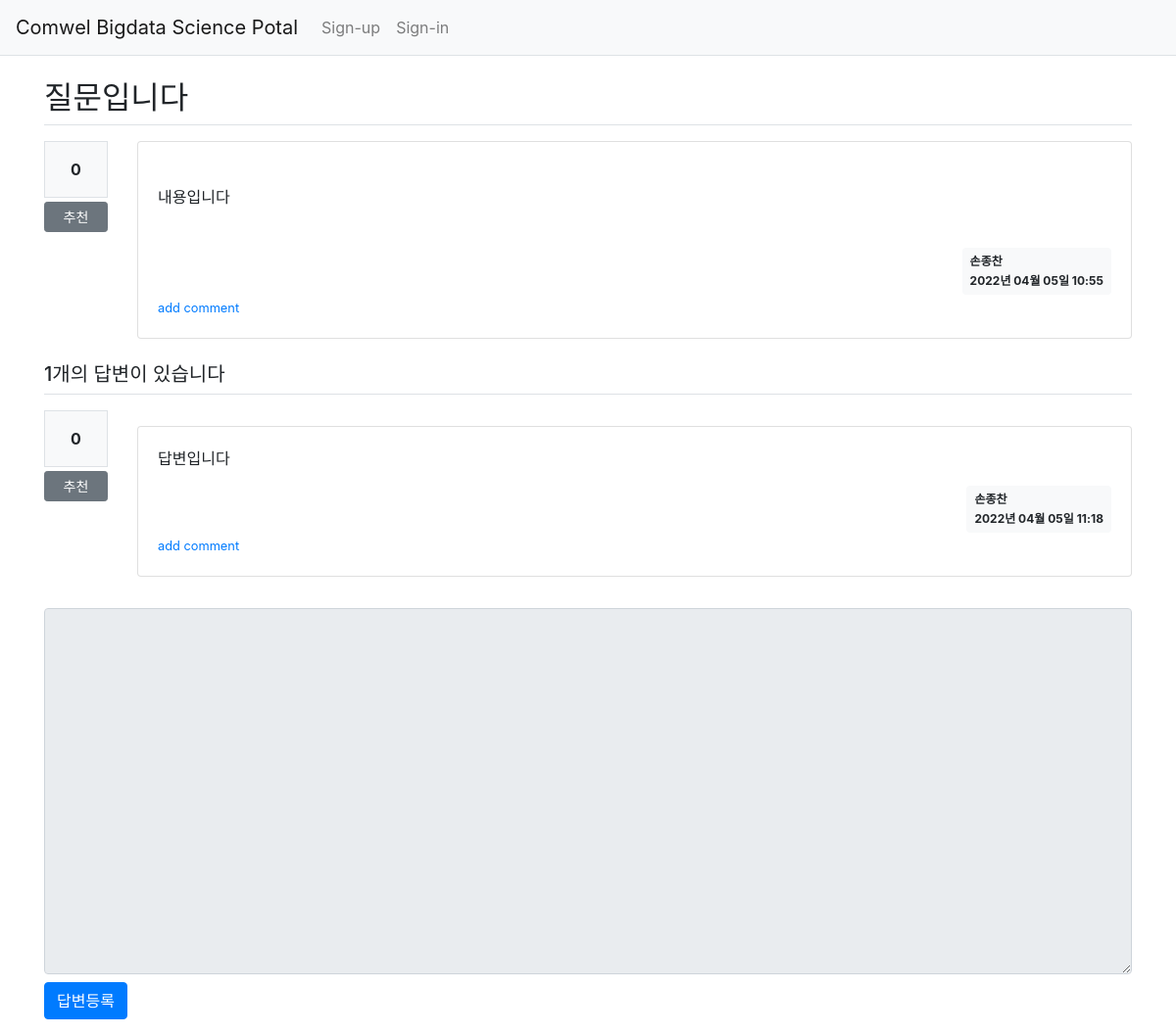
Screenshot of /question/detail/2/ with the database file from the repository.
### pybo/models.py (models this page shows)
class Question(db.Model):
    id = db.Column(db.Integer, primary_key=True)
    subject = db.Column(db.String(200), nullable=False)
    content = db.Column(db.Text(), nullable=False)
    create_date = db.Column(db.DateTime(), nullable=False)
    user_id = db.Column(db.Integer, db.ForeignKey('user.id', ondelete='CASCADE'), nullable=False)
    user = db.relationship('User', backref=db.backref('question_set'))
    modify_date = db.Column(db.DateTime(), nullable=True)
    voter = db.relationship('User', secondary=question_voter,
                            backref=db.backref('question_voter_set'))

class User(db.Model):
    id = db.Column(db.Integer, primary_key=True)
    username = db.Column(db.String(150), unique=True, nullable=False)
    password = db.Column(db.String(200), nullable=False)
    email = db.Column(db.String(120), unique=True, nullable=False)

class Answer(db.Model):
    id = db.Column(db.Integer, primary_key=True)
    question_id = db.Column(db.Integer,
                            db.ForeignKey('question.id', ondelete='CASCADE'))
    question = db.relationship('Question', backref=db.backref('answer_set', ))
    content = db.Column(db.Text(), nullable=False)
    create_date = db.Column(db.DateTime(), nullable=False)
    user_id = db.Column(db.Integer, db.ForeignKey('user.id', ondelete='CASCADE'), nullable=False)
    user = db.relationship('User', backref=db.backref('answer_set'))
    modify_date = db.Column(db.DateTime(), nullable=True)
    voter = db.relationship('User', secondary=answer_voter,
                            backref=db.backref('answer_voter_set'))

### pybo/views/question_views.py (the view)
@bp.route('/detail/<int:question_id>/')
def detail(question_id):
    form = AnswerForm()
    question = Question.query.get_or_404(question_id)
    return render_template('question/question_detail.html', question=question, form=form)

### pybo/forms.py
class AnswerForm(FlaskForm):
    content = TextAreaField('내용', validators=[DataRequired('내용은 필수 입력입니다')])

### pybo/filter.py (called while the page is built)
def format_datetime(value, fmt='%Y년 %m월 %d일 %H:%M'):
    return value.strftime(fmt)

### pybo/views/auth_views.py (called while the page is built)
@bp.before_app_request
def load_logged_in_user():
    user_id = session.get('user_id')
    if user_id is None:
        g.user = None
    else:
        g.user = User.query.get(user_id)

### pybo/templates/question/question_detail.html (shortened to what this page needs)
{% extends 'base.html' %}
{% block content %}
<div class="container my-3">
    <h2 class="border-bottom py-2">{{ question.subject }}</h2>
    <div class="row my-3">
        <div class="col-1">
            <div class="bg-light text-center p-3 border font-weight-bolder mb-1">
                {{ question.voter|length }}
            </div>
            <a href="#" data-uri="{{ url_for('vote.question', question_id=question.id ) }}"
               class="recommend btn btn-sm btn-secondary btn-block my-1">추천</a>
        </div>
        <div class="col-11">
            <div class="card">
                <div class="card-body">
                    <div class="card-text" style="white-space: pre-line;">
                        {{ question.content|markdown }}
                    </div>
                    <div class="d-flex justify-content-end">
                        <div class="badge badge-light p-2 text-left">
                            <div class="mb-2">{{ question.user.username }}</div>
                            <div>{{ question.create_date|datetime }}</div>
                        </div>
                    </div>
                    <a href="{{ url_for('comment.create_question', question_id=question.id) }}" class="small"> add
                        comment </a>
                </div>
            </div>
        </div>
    </div>
    <h5 class="border-bottom my-3 py-2">{{ question.answer_set|length }}개의 답변이 있습니다</h5>
    {% for answer in question.answer_set %}
    <div class="row">
        <div class="col-1">
            <div class="bg-light text-center p-3 border font-weight-bolder mb-1">
                {{ answer.voter|length }}
            </div>
            <a href="#" data-uri="{{ url_for('vote.answer', answer_id=answer.id) }}"
               class="recommend btn btn-sm btn-secondary btn-block my-1">추천</a>
        </div>
        <div class="col-11">
            <div class="card my-3">
                <div class="card-body">
                    <div class="card-text" style="white-space: pre-line;">{{ answer.content|markdown }}</div>
                    <div class="d-flex justify-content-end">
                        <div class="badge badge-light p-2 text-left">
                            <div class="mb-2">{{ answer.user.username }}</div>
                            <div>{{ answer.create_date|datetime }}</div>
                        </div>
                    </div>
                    <a href="{{ url_for('comment.create_answer', answer_id=answer.id) }}" class="small"> add
                        comment </a>
                </div>
            </div>
        </div>
    </div>
    {% endfor %}
    <form action="{{ url_for('answer.create', question_id=question.id) }}" method="post" class="my-3">
        <div class="form-group">
            <textarea {% if not g.user %} disabled {% endif %} name="content" id="content" rows="15"
                      class="form-control my-2"></textarea>
            <input type="submit" value="답변등록" class="btn btn-primary">
        </div>
    </form>
</div>
{% endblock %}

### rows the page displays
Question: subject "질문입니다", content "내용입니다", create_date "2022년 04월 05일 10:55"
User: user.username "손종찬"
Answer: voter|length "0", content "답변입니다", user.username "손종찬", create_date "2022년 04월 05일 11:18"

### other values shown
{{ question.voter|length }} "0"
{{ question.answer_set|length }} "1"
